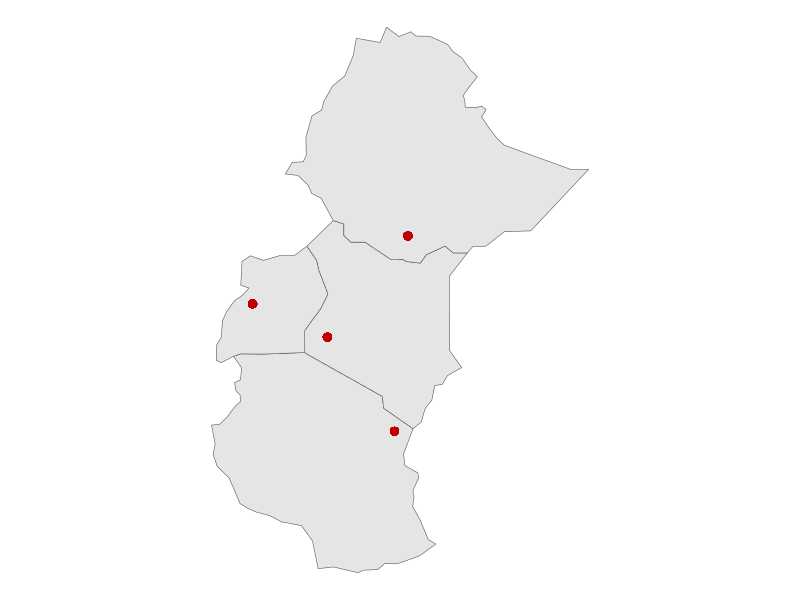
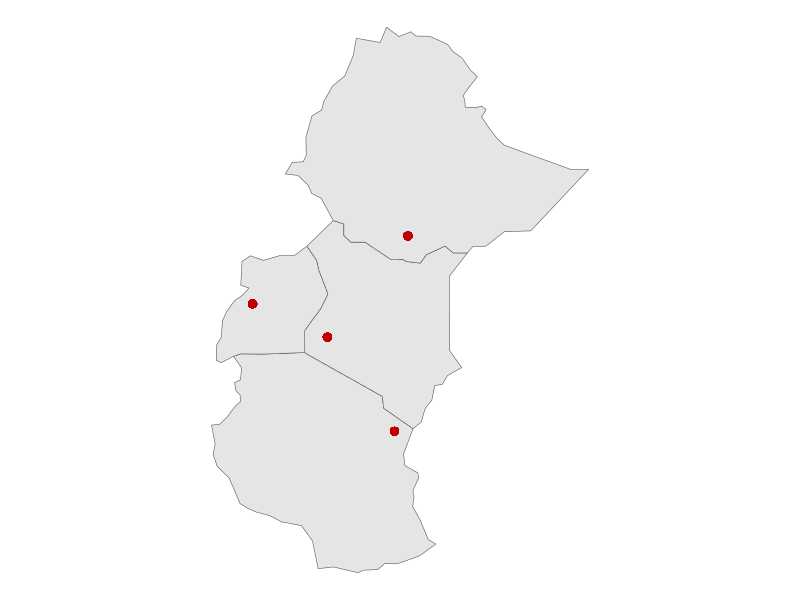

These figures' R source, in order:
library(rnaturalearth)
library(sf)
library(tidyverse)

cty <- ne_countries(returnclass='sf') %>%
  filter(sovereignt %in% c('Ethiopia', 'United Republic of Tanzania',
                           'Kenya', 'Uganda'))

df <- data.frame(x=c(38.948965, 35.009952, 31.353693, 38.296795),
                 y=c(4.754699, -0.199430, 1.432365, -4.805637)) %>%
  st_as_sf(coords=c('x', 'y'), crs=4326)

ggplot() + 
  geom_sf(data=cty) + 
  geom_sf(data=df, pch=16, size=3, color=rgb(192/255, 0/255, 0/255)) + 
  theme_void()

ggsave('G://My Drive/mine-food-security/graphic_fig.png')
